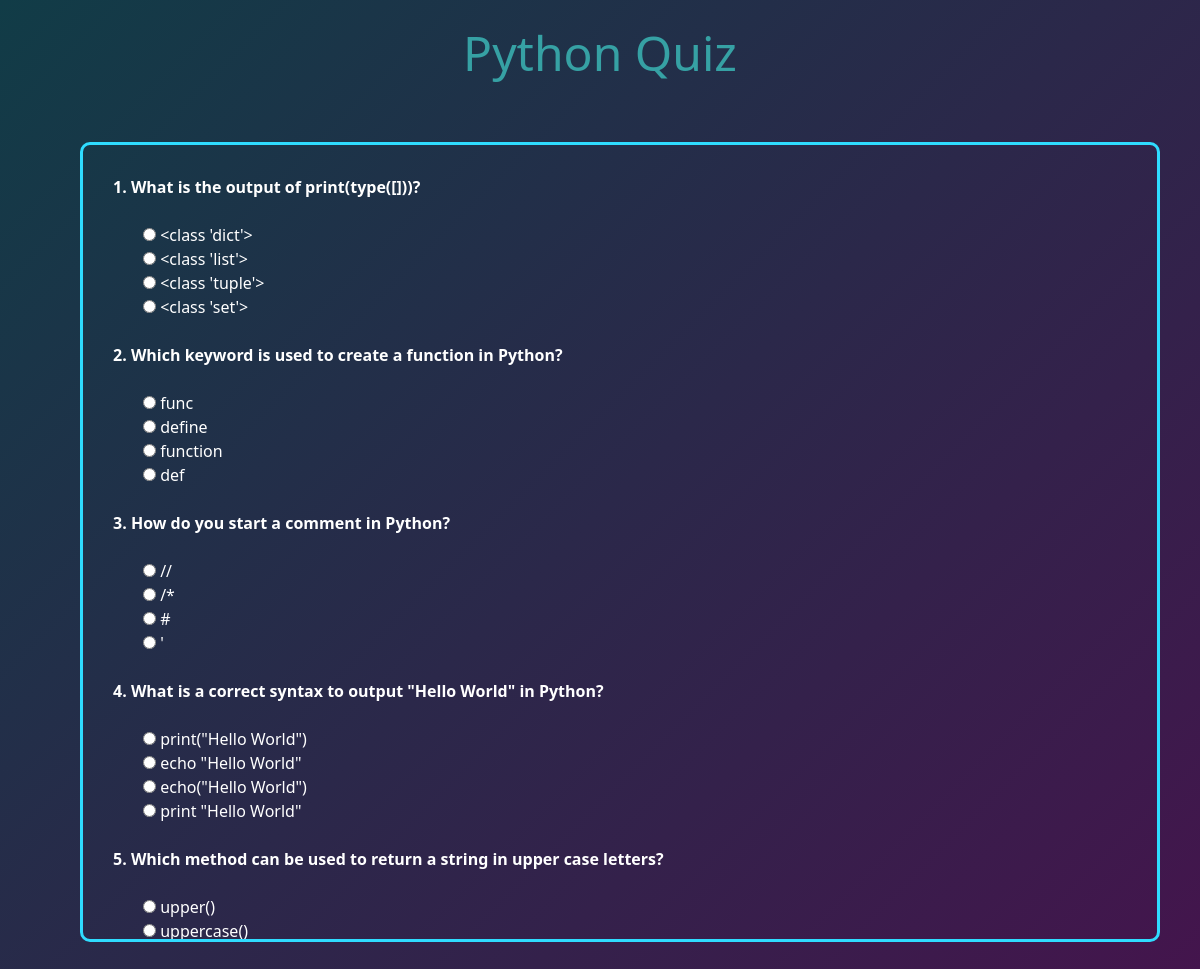
/js_quiz/quiz/Python/, run on the app's committed database.
### js_Quiz/models.py (models this page shows, shortened)
class Topic(models.Model):
    name = models.CharField(max_length=50)

class Question(models.Model):
    topic = models.ForeignKey(Topic, on_delete=models.CASCADE)
    text = models.TextField()
    option_a = models.CharField(max_length=200)
    option_b = models.CharField(max_length=200)
    option_c = models.CharField(max_length=200)
    option_d = models.CharField(max_length=200)
    correct_answer = models.CharField(max_length=1, choices=[('A','A'),('B','B'),('C','C'),('D','D')])

### js_Quiz/views.py (the view, shortened to what this page needs)
# urls.py: path('quiz/<str:topic_name>/', views.quiz_view, name='quiz'),
def quiz_view(request, topic_name):
    topic = Topic.objects.get(name=topic_name)
    questions = Question.objects.filter(topic=topic)
    return render(request, 'quiz/quiz.html', {'topic': topic, 'questions': questions})

### js_Quiz/templates/quiz/quiz.html (shortened to what this page needs)
{% load static %}
<!DOCTYPE html>
<html lang="en">
<head>
    <link href="https://cdn.jsdelivr.net/npm/bootstrap@5.3.0/dist/css/bootstrap.min.css" rel="stylesheet">
    <link rel="stylesheet" href="https://cdnjs.cloudflare.com/ajax/libs/font-awesome/5.15.4/css/all.min.css">
    <link rel="stylesheet" href="{% static 'css/style.css' %}">
</head>
<body>
    <h1 class="mb-4 mt-4 text-center">{{topic.name}} Quiz</h1>
    <div class="quiz-container">
        <form method="post">
            {% for question in questions %}
                <div class="mb-4">
                    <strong>{{ forloop.counter }}. {{ question.text }}</strong><br><br>
                    <div style="margin-left: 30px;">
                        <label><input type="radio" name="q{{ question.id }}" value="A"> {{ question.option_a }}</label><br>
                        <label><input type="radio" name="q{{ question.id }}" value="B"> {{ question.option_b }}</label><br>
                        <label><input type="radio" name="q{{ question.id }}" value="C"> {{ question.option_c }}</label><br>
                        <label><input type="radio" name="q{{ question.id }}" value="D"> {{ question.option_d }}</label><br>
                    </div>
                </div>
            {% endfor %}
        </form>
    </div>
</body>
</html>

### static/css/style.css (style rules this page uses)
body { background: linear-gradient(135deg, rgb(17, 60, 71),rgb(78, 13, 78)) no-repeat center center fixed; background-size: cover; }
h1 { color: rgb(54, 161, 164); font-size: 3rem; margin-top: 70px; }
.quiz-container { border: 3px rgb(47, 220, 255) solid; border-radius: 10px; max-width: 90%; margin-top: 60px; margin-left: 80px; margin-bottom: 40px; height: 800px; padding: 30px; overflow: auto; color: white; }

### data on the page
Topic: name "Python"
Question: text "What is the output of print(type([]))?", option_a "<class 'dict'>", option_b "<class 'list'>", option_c "<class 'tuple'>", option_d "<class 'set'>"
Question: text "Which keyword is used to create a function in Python?", option_a "func", option_b "define", option_c "function", option_d "def"
Question: text "How do you start a comment in Python?", option_a "//", option_b "/*", option_c "#", option_d "'"
Question: text "What is a correct syntax to output \"Hello World\" in Python?", option_a "print(\"Hello World\")", option_b "echo \"Hello World\"", option_c "echo(\"Hello World\")", option_d "print \"Hello World\""
Question: text "Which method can be used to return a string in upper case letters?", option_a "upper()", option_b "uppercase()"
